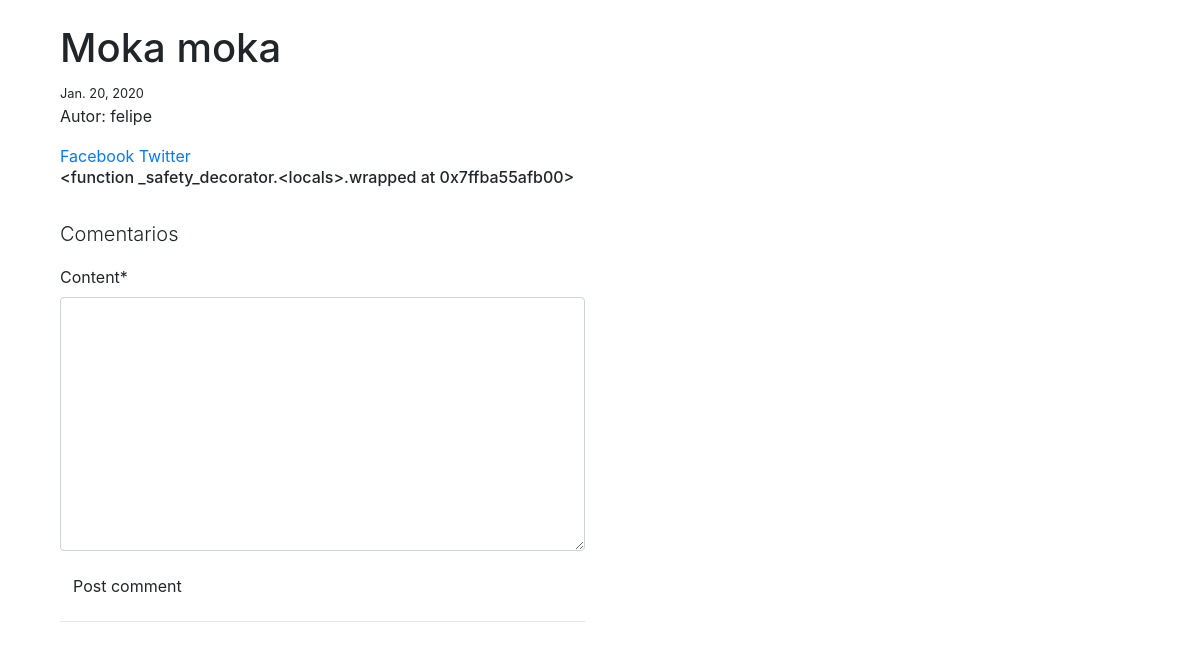
Page /posts/2/ on the earlier database version.
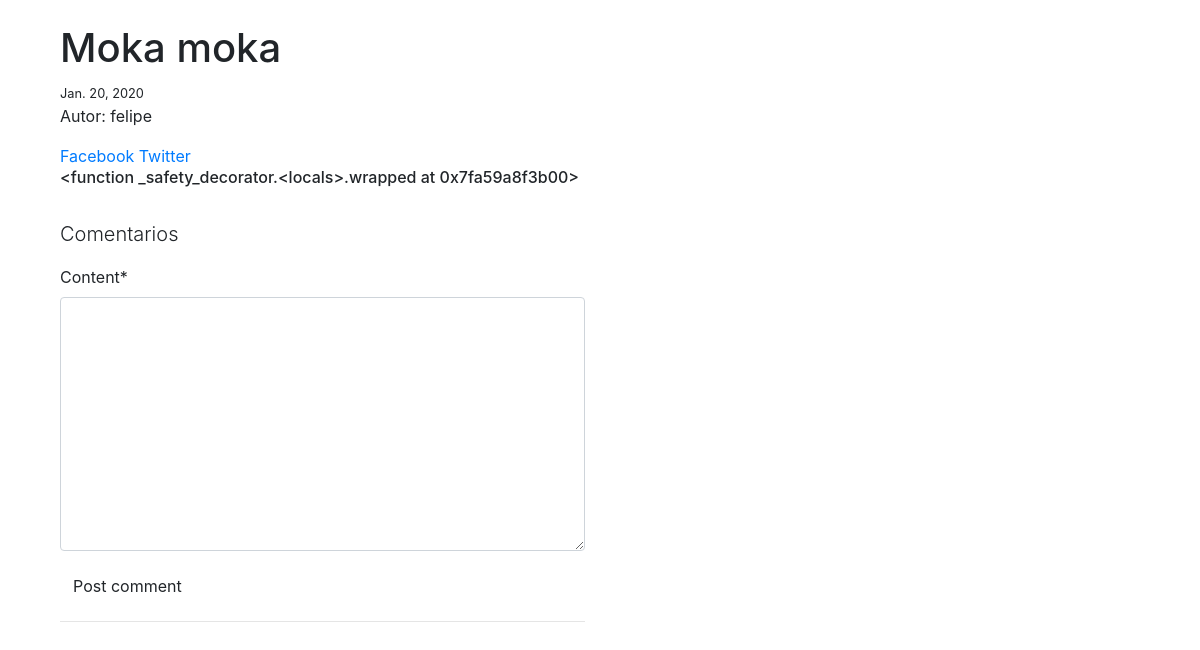
Same page on the later database version.
### blog_app/models.py (models this page shows, shortened)
class Post(models.Model):
    user = models.ForeignKey(settings.AUTH_USER_MODEL, default=1, on_delete=models.CASCADE)
    title = models.CharField(blank=True, max_length=120, null=True)
    slug = models.SlugField(unique=True)
    img = models.ImageField(upload_to=upload_location,
                            blank=True,
                            null=True,
                            height_field="height_field",
                            width_field="width_field")
    height_field = models.IntegerField(default=0)
    width_field = models.IntegerField(default=0)
    content = models.TextField(null=True)
    draft = models.BooleanField(default=False)
    publish = models.DateField(auto_now_add=False)
    update = models.DateTimeField(auto_now_add=True)
    timestamp = models.DateTimeField(auto_now_add=True)
    objects = PostManager()
    class Meta:
        verbose_name = 'post'
        verbose_name_plural = 'Posts'
        ordering = ["-id", "-timestamp", "-update"]
    def get_markdown(self):
        content = self.content
        return mark_safe(markdown(content))
    @property
    def get_content_type(self):
        instance = self
        content_type = ContentType.objects.get_for_model(instance.__class__).model
        return content_type

### blog_app/views.py (the view, shortened to what this page needs)
# urls.py: path('<id>/', post_detail, name='detail'),
def post_detail(request, id):
    instance = get_object_or_404(Post, id=id)
    share_string = quote(instance.content)
    initial_data = {
        "content_type": instance.get_content_type,
        "object_id": instance.id
            }
    comment_form = CommentForm(request.POST or None, initial=initial_data)
    comments = Comment.objects.filter_by_instance(instance)
    context = {
        "title": instance.title,
        "obj": instance,
        "share_string": share_string,
        "comments": comments,
        "comment_form": comment_form
    }
    return render(request, "post_detail.html", context)

### comments_app/forms.py
class CommentForm(forms.Form):
    content_type = forms.CharField(widget=forms.HiddenInput)
    object_id = forms.IntegerField(widget=forms.HiddenInput)
    content = forms.CharField(widget=forms.Textarea)

### blog_app/templatetags/urlify.py (called while the page is built)
@register.filter
def urlify(value):
    return quote(value)

### comments_app/models.py (called while the page is built)
    def filter_by_instance(self, instance):
        content_type = ContentType.objects.get_for_model(instance.__class__)
        obj_id = instance.id
        qs = super(CommentManager, self).filter(content_type=content_type, object_id=obj_id).filter(parent=None)
        return qs

### templates/post_detail.html (shortened to what this page needs)
{% extends "_base.html" %}
{% load urlify %}
{% load crispy_forms_tags %}
{% load markdown_deux_tags %}
{% block content %}
<div class="col-sm-6 col-sm-offset-3">
  <h1 class="">{{ title }} </h1>{% if obj.draft %} <span class="">DRAFT</span> {% endif %}
    <small>{{ obj.publish }} </small>
<p class="">Autor: {{ obj.user }}
</p>
<a href="https://www.facebook.com/sharer/sharer.php?u={{ request.build_absolute_uri }}">
  Facebook
</a>
<a href="https://twitter.com/home?status={{ instance.content|urlify  }}%20{{ request.build_absolute_uri }}">
  Twitter
</a>
<div class="row">
<div class="col-sm-12">
<h6 class="post-detail-item"> {{ obj.get_markdown }}   </h6><br>
<div class="">
  <p class="lead">Comentarios</p>
  <form method="POST" action="." class="">
    {{ comment_form|crispy }}
    <input type="submit" value='Post comment' class="btn btn-default">
  </form>
  <hr/>
</div>
</div>
</div>
</div>
{% endblock content %}

Differences in the rows shown:
changed Post "Moka moka": get_markdown "<function _safety_decorator.<locals>.wrapped at 0x7ffba55afb00>" → "<function _safety_decorator.<locals>.wrapped at 0x7fa59a8f3b00>"
